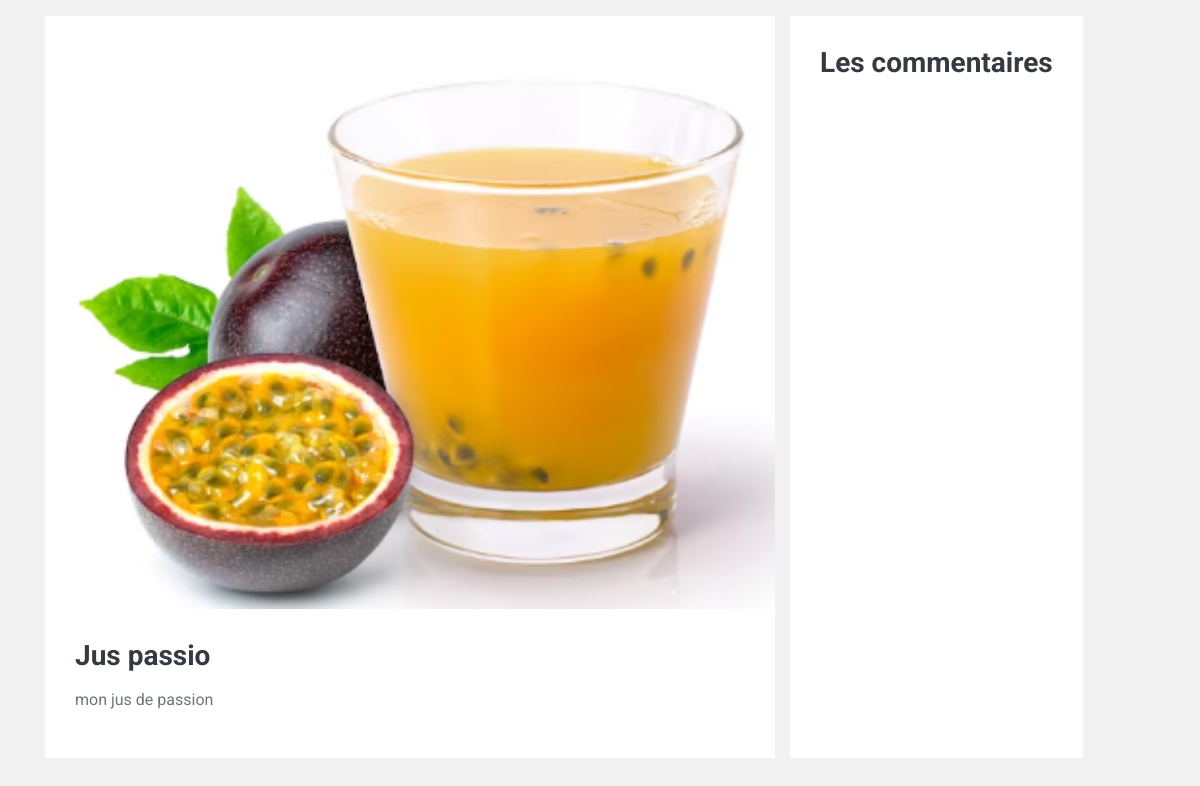
Page /single/9/ on the committed database.
### app/models.py (models this page shows, shortened)
class PostApproved(models.Model):
    user = models.ForeignKey(User, on_delete=models.CASCADE)
    title = models.CharField(max_length=255)
    image = models.ImageField(upload_to='post_images/', null=True, blank=True)
    category = models.CharField(max_length=255)
    created_at = models.DateTimeField(auto_now_add=True)
    content = models.TextField()

### app/views.py (the view, shortened to what this page needs)
# urls.py: path('single/<int:post_id>/', views.post_detail, name='single'),
def post_detail(request, post_id):
    post = get_object_or_404(PostApproved, id=post_id)
    comments = Comment.objects.filter(post=post)
    return render(request, 'single.html', {'post': post, 'comments': comments})

### app/templates/single.html (shortened to what this page needs)
{% load static %}
<!DOCTYPE html>
<html lang="en">
<head>
    <link href="https://cdnjs.cloudflare.com/ajax/libs/font-awesome/5.15.0/css/all.min.css" rel="stylesheet">
    <link href="{% static 'lib/owlcarousel/assets/owl.carousel.min.css' %}" rel="stylesheet">
    <link href="{% static 'css/style.css' %}" rel="stylesheet">
</head>
<body>
    <div class="container-fluid py-3">
        <div class="container">
            <div class="row">
                <div class="col-lg-8">
                    <div class="position-relative mb-3">
                        {% if post.image %}
                        <img class="img-fluid w-100" src="{{ post.image.url }}" style="object-fit: cover;">
                        {% endif %}
                        <div class="overlay position-relative bg-light">
                                <h3 class="mb-3">{{ post.title }}</h3>
                                <p>{{ post.content }}</p>
                            </div>
                        </div>
                    </div>
                        <div class="bg-light mb-3" style="padding: 30px;">
                            <h3 class="mb-4">Les commentaires</h3>
                        </div>
                </div>
</body>
</html>

### rows in the picture
PostApproved: image (picture), title "Jus passio", content "mon jus de passion"
